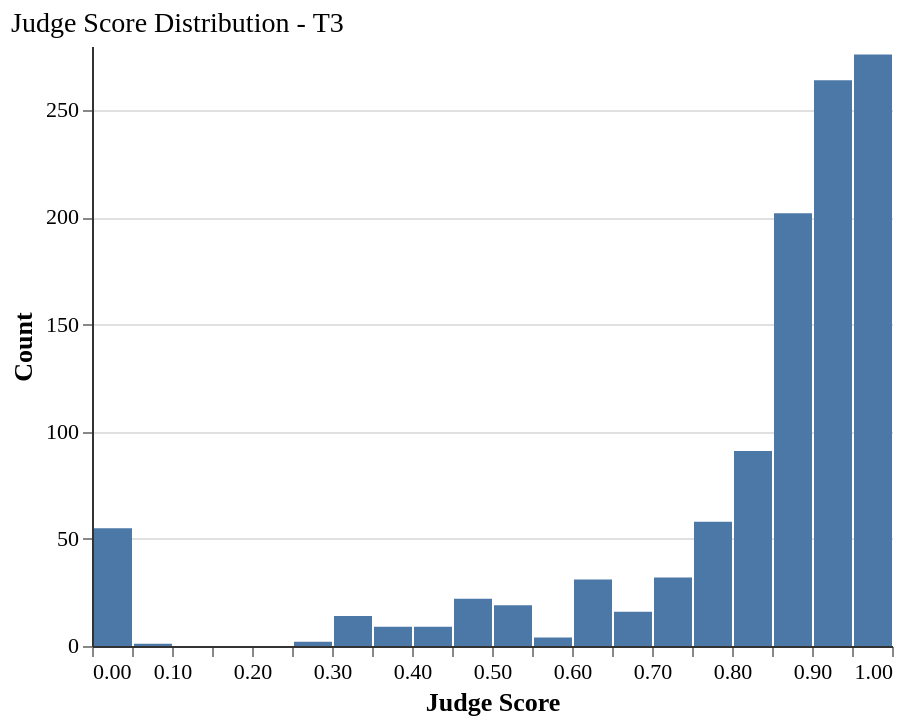

This figure's Vega-Lite source:
### Vega-Lite specification from a JSON file in a GitHub repository (floating-point values rounded to 4 significant figures; data arrays with more than 128 entries replaced by an {"elided": "..."} marker saying what was removed)
{"config": {"font": "serif", "axis": {"labelFontSize": 11, "titleFontSize": 13, "gridColor": "#e0e0e0", "domainColor": "#333333"}, "legend": {"labelFontSize": 11, "titleFontSize": 12}, "title": {"fontSize": 14, "anchor": "start", "fontWeight": "normal"}, "view": {"stroke": null, "continuousWidth": 400, "continuousHeight": 300}, "mark": {"tooltip": true}}, "data": {"name": "data-0d5457592e75b1d27d5338cc75513a42"}, "mark": {"type": "bar"}, "encoding": {"x": {"bin": {"step": 0.05}, "field": "judge_score", "title": "Judge Score", "type": "quantitative"}, "y": {"aggregate": "count", "title": "Count", "type": "quantitative"}}, "height": 300, "title": "Judge Score Distribution - T3", "width": 400, "$schema": "https://vega.github.io/schema/vega-lite/v6.1.0.json", "datasets": {"data-0d5457592e75b1d27d5338cc75513a42": {"elided": "1105 records"}}}
